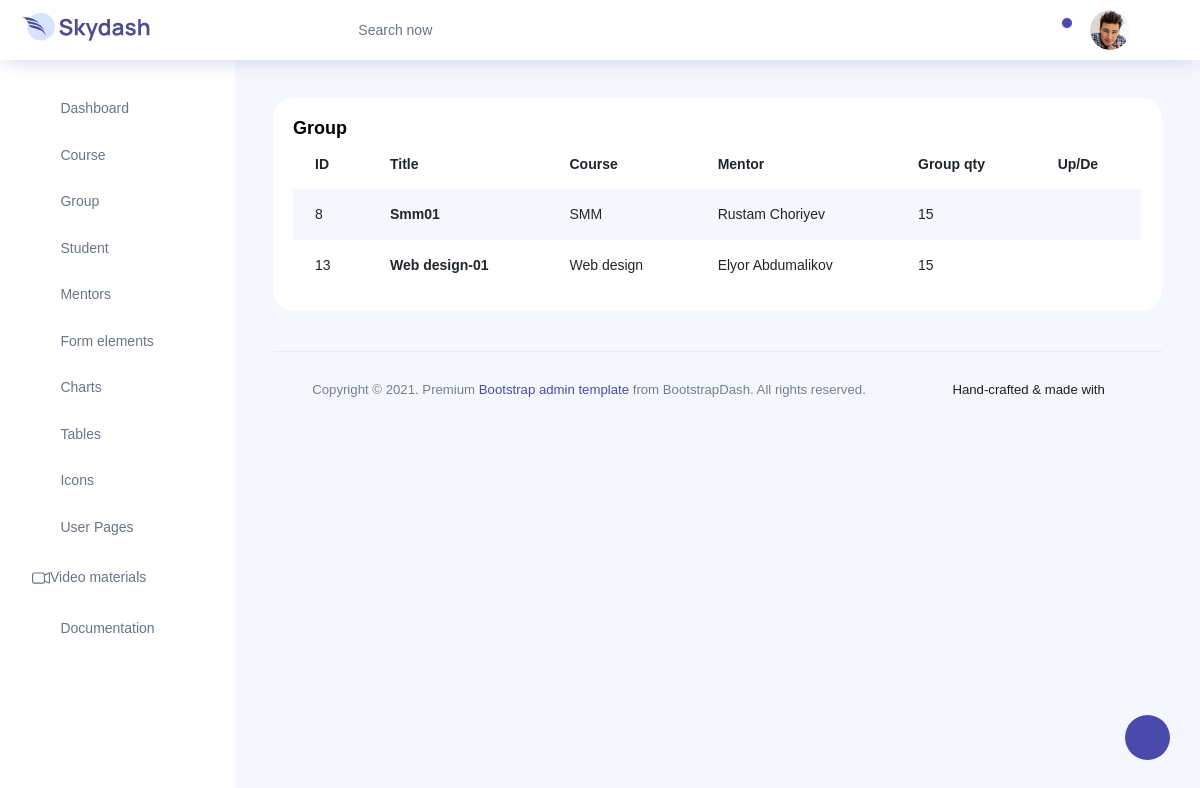
The page /group-t/ (signed in) on the database its author committed.
### mainapp/models.py (models this page shows, shortened)
class Group(models.Model):
    title = models.CharField(max_length=60)
    cuorse = models.ForeignKey(Cuorse, on_delete=models.SET_NULL,blank=True, null=True )
    mentor = models.ForeignKey(Mentor, on_delete=models.SET_NULL,blank=True, null=True )
    group_qyt= models.PositiveIntegerField()

class Cuorse(models.Model):
    title=models.CharField(max_length=50)
    description = models.TextField()
    price=models.PositiveIntegerField()
    lesson_qty = models.PositiveIntegerField()
    def __str__(self):
        return self.title

class Mentor(models.Model):
    GENDR = [
        ("Erkak","Erkak"),
        ("Ayol","Ayol"),
    ]
    full_name = models.CharField(max_length=100)
    gender = models.CharField(max_length=5, choices=GENDR, default="Erkak")
    birth_date = models.DateField()
    phone = models.CharField(max_length=13)
    passport = models.CharField(max_length=9)
    def __str__(self):
        return self.full_name

### mainapp/views.py (the view)
# urls.py: path('group-t/', views.group_table, name="group_t"),
def group_table(request):
    if request.user.is_superuser:
        groups = Group.objects.all().order_by('title')
        context = {
            'groups' : groups
        }
        return render(request, 'mainapp/group_tabel.html', context)
    else:
        return redirect('dashbord')

### mainapp/templates/mainapp/group_tabel.html
{% extends 'mainapp/base.html' %}
{% load widget_tweaks %}
{% load static %}
{% block content %}
<div class="row">
    <div class="col-md-12 grid-margin stretch-card">
      <div class="card">
        <div class="card-body">
          <p class="card-title mb-0">Group</p>
          <div class="table-responsive">
            <table class="table table-striped table-borderless">
              <thead>
                <tr>
                  <th>ID</th>
                  <th>Title</th>
                  <th>Course</th>
                  <th>Mentor</th>
                  <th>Group qty</th>
                  <th>Up/De</th>
                </tr>
              </thead>
              <tbody>
                  {% for c in  groups %}
                  <tr>
                    <td>{{ c.id }}</td>
                    <td class="font-weight-bold">{{ c.title }}</td>
                    <td>{{ c.cuorse  }}</td>
                    <td>{{ c.mentor   }}</td>
                    <td>{{ c.group_qyt }}</td>
                    <td>
                      <a href="{% url 'group_u' c.id %}">
                      <i class="ti-pencil btn-icon-prepend"></i></a>
                      <a href="{% url 'group_d' c.id %}">
                      <i class="ti-trash btn-icon-prepend"></i></a>
                    </td>
                  </tr>
                    {% endfor %}
              </tbody>
            </table>
          </div>
        </div>
      </div>
    </div>
{% endblock %}

### rows shown on the page
Group: id "8", title "Smm01", cuorse "SMM", mentor "Rustam Choriyev", group_qyt "15"
Group: id "13", title "Web design-01", cuorse "Web design", mentor "Elyor Abdumalikov", group_qyt "15"
